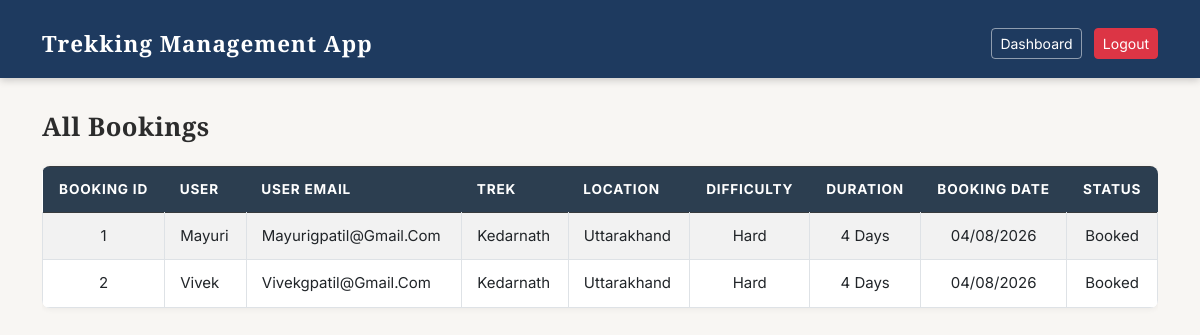
The app's page /admin/bookings (signed in) with its own data.
### database.py (models this page shows)
class Booking(db.Model):
    __tablename__ = 'booking'
    id = db.Column(db.Integer, primary_key=True)
    user_id = db.Column(db.Integer, db.ForeignKey('user.id'), nullable=False)
    trek_id = db.Column(db.Integer, db.ForeignKey('trek.id'), nullable=False)
    booking_date = db.Column(db.DateTime, default=datetime.utcnow)
    status = db.Column(db.String(20), default='booked')

class User(db.Model):
    __tablename__ = 'user'
    id = db.Column(db.Integer, primary_key=True)
    name = db.Column(db.String(120), nullable=False)
    email = db.Column(db.String(120), unique=True, nullable=False)
    contact = db.Column(db.String(20), nullable=False)
    password_hash = db.Column(db.String(128), nullable=False)
    status = db.Column(db.String(20), default='active')
    bookings = db.relationship('Booking', backref='user', lazy=True)

class Trek(db.Model):
    __tablename__ = 'trek'
    id = db.Column(db.Integer, primary_key=True)
    name = db.Column(db.String(120), nullable=False)
    location = db.Column(db.String(120), nullable=False)
    difficulty = db.Column(db.String(20), nullable=False)
    duration = db.Column(db.Integer, nullable=False)
    available_slots = db.Column(db.Integer, nullable=False)
    status = db.Column(db.String(20), default='pending')
    start_date = db.Column(db.DateTime, nullable=True)
    end_date = db.Column(db.DateTime, nullable=True)
    assigned_staff_id = db.Column(db.Integer, db.ForeignKey('staff.id'), nullable=True)
    bookings = db.relationship('Booking', backref='trek', lazy=True)

### app.py (the view)
@app.route('/admin/bookings')
def admin_bookings():
    if session.get('role') != 'admin':
        return redirect(url_for('login'))
    bookings = Booking.query.all()
    return render_template('admin/bookings.html', bookings=bookings)

### templates/admin/bookings.html (shortened to what this page needs)
<!DOCTYPE html>
<html lang="en">
<head>
    <link href="https://cdn.jsdelivr.net/npm/bootstrap@5.3.0-alpha1/dist/css/bootstrap.min.css" rel="stylesheet">
    <link rel="stylesheet" href="/static/style.css">
</head>
<body>
<nav class="navbar navbar-dark bg-dark">
    <div class="container">
        <a class="navbar-brand">trekking management app</a>
        <div>
            <a href="/admin/dashboard" class="btn btn-outline-light btn-sm me-2">dashboard</a>
            <a href="/logout" class="btn btn-danger btn-sm">logout</a>
        </div>
    </div>
</nav>
<div class="container mt-4">
    <h3>all bookings</h3>
    <div class="table-responsive">
        <table class="table table-bordered table-striped table-hover mt-3">
            <thead class="table-dark">
                <tr>
                    <th class="text-center">booking id</th>
                    <th>user</th>
                    <th>user email</th>
                    <th>trek</th>
                    <th>location</th>
                    <th class="text-center">difficulty</th>
                    <th class="text-center">duration</th>
                    <th class="text-center">booking date</th>
                    <th class="text-center">status</th>
                </tr>
            </thead>
            <tbody>
                {% for booking in bookings %}
                <tr>
                    <td class="text-center">{{ booking.id }}</td>
                    <td>{{ booking.user.name }}</td>
                    <td>{{ booking.user.email }}</td>
                    <td>{{ booking.trek.name }}</td>
                    <td>{{ booking.trek.location }}</td>
                    <td class="text-center">{{ booking.trek.difficulty }}</td>
                    <td class="text-center">{{ booking.trek.duration }} days</td>
                    <td class="text-center">{{ booking.booking_date.strftime('%d/%m/%Y') }}</td>
                    <td class="text-center">{{ booking.status }}</td>
                </tr>
                {% else %}
                <tr>
                    <td colspan="9" class="text-center">no bookings yet</td>
                </tr>
                {% endfor %}
            </tbody>
        </table>
    </div>
</div>
</body>
</html>

### static/style.css (style rules this page uses)
body { font-family: 'Inter', sans-serif; background-color: #f8f6f3; color: #2c2c2c; font-size: 15px; }
h1, h2, h3, h4, h5, h6 { font-family: 'Playfair Display', serif; font-weight: 700; text-transform: capitalize; letter-spacing: 0.5px; }
h3 { font-size: 1.6rem; }
.navbar { background-color: #1e3a5f !important; padding: 12px 0; box-shadow: 0 2px 8px rgba(0,0,0,0.2); }
.navbar-brand { font-family: 'Playfair Display', serif; font-size: 1.4rem; font-weight: 700; color: white !important; text-transform: capitalize; letter-spacing: 1px; }
.navbar .btn-outline-light { border-color: rgba(255,255,255,0.5); color: white; text-transform: capitalize; }
.btn-danger { text-transform: capitalize; }
.table { background-color: white; border-radius: 8px; overflow: hidden; box-shadow: 0 1px 6px rgba(0,0,0,0.06); }
.table thead.table-dark th { background-color: #2c3e50; font-family: 'Inter', sans-serif; font-size: 0.85rem; text-transform: uppercase; letter-spacing: 0.8px; border: none; padding: 12px 15px; }
.table tbody td { padding: 12px 15px; vertical-align: middle; text-transform: capitalize; }
.container { padding-top: 10px; }

### records on screen
Booking: id "1", user.name "Mayuri", user.email "Mayurigpatil@gmail.com", trek.name "Kedarnath", trek.location "Uttarakhand", trek.difficulty "Hard", trek.duration "4", booking_date "04/08/2026", status "Booked"
Booking: id "2", user.name "Vivek", user.email "Vivekgpatil@gmail.com", trek.name "Kedarnath", trek.location "Uttarakhand", trek.difficulty "Hard", trek.duration "4", booking_date "04/08/2026", status "Booked"
